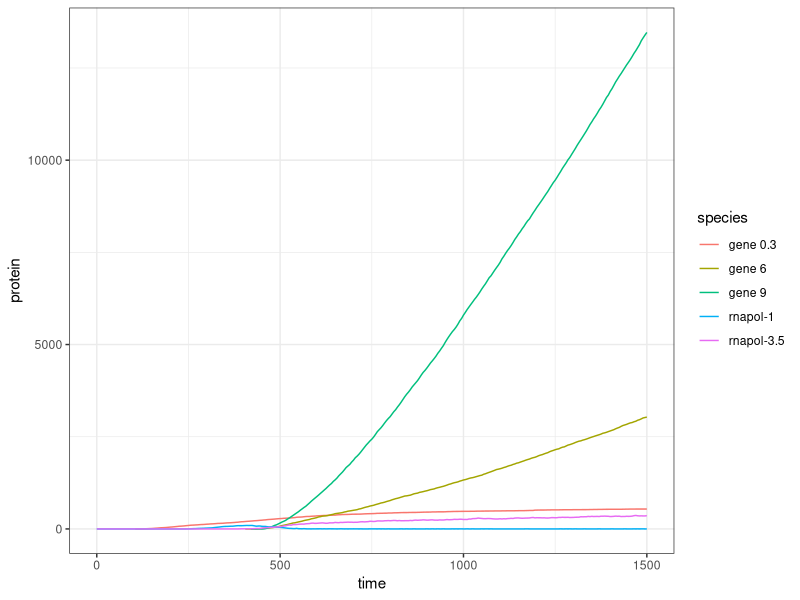

Write R code to recreate this figure.
require(ggplot2)
require(tidyverse)

cts = read_tsv("T7.example.counts.tsv")

species.of.interest = c("gene 0.3", "rnapol-1", "rnapol-3.5", "gene 6", "gene 9")
cts.to.graph = cts %>% filter(species %in% species.of.interest)

#Choose from protein, transcript, or ribo_density
to.graph="protein"

#Create plot
ggplot(cts.to.graph, aes_string(x="time", y=to.graph, color="species")) + 
  geom_line() +
  theme_bw()

       